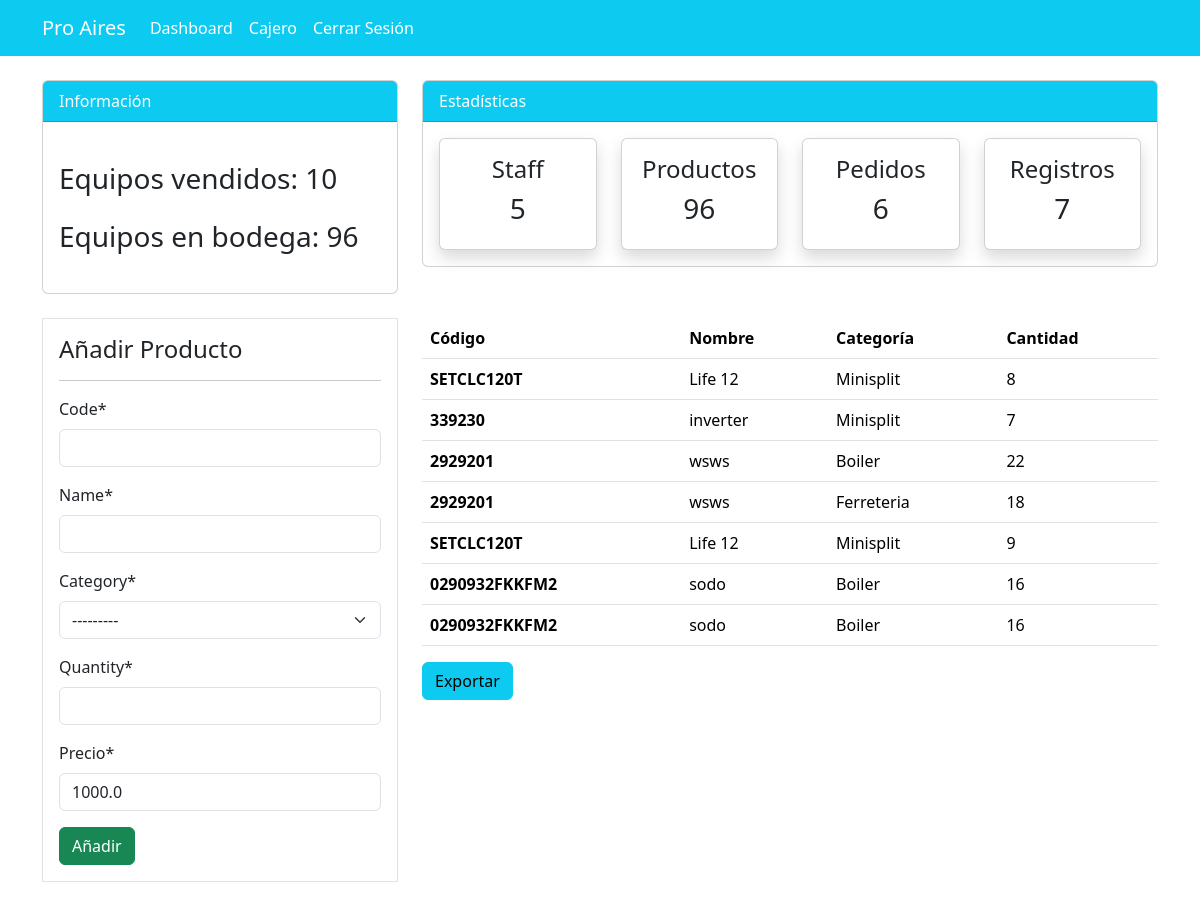
Page /producto/ (signed in) on the committed database.
### dashboard/models.py (models this page shows, shortened)
class Producto(models.Model):
    code = models.CharField(max_length=20)
    name = models.CharField(max_length=100)
    category = models.CharField(max_length=20, choices=CATEGORY)
    quantity = models.PositiveIntegerField()
    precio = models.DecimalField(max_digits=20, decimal_places=2, default=1000.00)
    created_at = models.DateTimeField(auto_now_add=True)
    updated_at = models.DateTimeField(auto_now=True)
    price_update = models.DateTimeField(default=None, null=True, blank=True)

### dashboard/views.py (the view)
# urls.py: path('producto/', views.producto, name='dashboard-producto'),
@login_required
def producto(request):
    items = Producto.objects.all()
    items_count = items.count()
    total_quantity = items.aggregate(Sum('quantity'))['quantity__sum']
    workers_count = User.objects.count()
    orders_count = Order.objects.count()
    total_order_quantity = Order.objects.aggregate(Sum('order_quantity'))['order_quantity__sum']
    if request.method == 'POST':
        form = ProductoForm(request.POST)
        if form.is_valid():
            form.save()
            producto_name = form.cleaned_data.get('name')
            messages.success(request, f'{producto_name} se ha añadido correctamente')
            return redirect('dashboard-producto')
    else:
        form = ProductoForm()
    context = {
        'items': items,
        'form' : form,
        'workers_count': workers_count,
        'items_count': items_count,
        'orders_count': orders_count,
        'total_quantity': total_quantity,
        'total_order_quantity':total_order_quantity ,
    }
    return render(request, 'dashboard/producto.html', context)

### dashboard/forms.py
class ProductoForm(forms.ModelForm):
    class Meta:
        model = Producto
        fields = ['code', 'name', 'category', 'quantity', 'precio']

### templates/dashboard/producto.html (shortened to what this page needs)
{% extends 'partials/base.html'%}
{% load crispy_forms_tags %}
{% block content %}
{% include 'partials/topnav.html' %}
    <div class="container">
        <div class="row my-4">
            <div class="col-md-4">
                <div class="border bg-white p-3">
                    <h4>Añadir Producto</h4>
                    <hr>
                    <form method ="POST">
                        {{form|crispy }}
                        <input class="btn btn-success btn-block" type="submit" value="Añadir">
                    </form>
                </div>
            </div>
            <div class="col-md-8">
                <table class="table bg-white">
                    <thead class="bg-info">
                        <tr class="text-white">
                            <th scope="col">Código</th>
                            <th scope="col">Nombre</th>
                            <th scope="col">Categoría</th>
                            <th scope="col">Cantidad</th>
                        </tr>
                    </thead>
                    <tbody>
                        {% for item in items %}
                        <tr>
                            <th scope="row">{{ item.code }}</th>
                            <td>{{ item.name }}</td>
                            <td>{{ item.category }}</td>
                            <td>{{ item.quantity }}</td>
                        {% endfor %}
                    </tbody>
                </table>
                <h3 class="btn btn-info">
                    <a class="nav-link" href="{% url 'dashboard-producto-csv' %}"> Exportar </a>
                </h3>
            </div>
        </div>
    </div>
{% endblock %}

### templates/partials/base.html (shortened to what this page needs)
{% load static %}
<!doctype html>
<html lang="en">
  <head>
    <link rel="stylesheet" href="{% static '/style.css' %}">
    <link href="https://cdn.jsdelivr.net/npm/bootstrap@5.3.2/dist/css/bootstrap.min.css" rel="stylesheet">
  </head>
  <body>
    {% include 'partials/nav.html' %}
    {% block content %}
    {% endblock %}
</body>
</html>

### templates/partials/nav.html (shortened to what this page needs)
 <nav class="navbar navbar-expand-lg navbar-info bg-info">
    {% if user.is_authenticated %}
    <div class="container" color="blue">
        <a class="navbar-brand text-white" href="{% url 'dashboard-index' %}">Pro Aires</a>
        <div class="collapse navbar-collapse" id="navbarSupportedContent">
            <ul class="navbar-nav mr-auto">
                <li class="nav-item active">
                    <a class="nav-link text-white" href="{% url 'dashboard-index' %}">  Dashboard </a>
                </li>
            </ul>
            <ul class="navbar-nav ml-auto">
                <li class="nav-item active">
                    <a class="nav-link text-white" href="{% url 'user-profile' %}">{{user.username}}</a>
                </li>
                <li class="nav-item">
                    <a class="nav-link text-white" href="{% url 'user-logout' %}"> Cerrar Sesión</a>
                </li>
            </ul>
            {% endif %}
        </div>
    </div>
</nav>

### templates/partials/topnav.html (shortened to what this page needs)
<div class="container">
    <div class="row mt-4">
        <div class="col-md-4">
            <div class="card">
                <div class="card-header bg-info text-white">
                    Información
                </div>
                <div class="card-body">
                    <h3 class="my-4"> Equipos vendidos: {{ total_order_quantity }} </h3>
                    <h3 class="my-4"> Equipos en bodega: {{ total_quantity }} </h3>
                </div>
            </div>
        </div>
        <div class="col-md-8">
            <div class="card">
                <div class="card-header bg-info text-white">
                    Estadísticas
                </div>
                <div class="card-body">
                    <div class="row">
                        <div class="col-md-3">
                            <a class="text-decoration-none text-dark" href="{% url 'dashboard-staff' %}">
                                <div class="card my-card shadow text-center p-3">
                                    <h4>Staff</h4>
                                    <h3>{{ workers_count }}</h3>
                                </div>
                            </a>
                        </div>
                        <div class="col-md-3">
                            <a class="text-decoration-none text-dark" href="{% url 'dashboard-producto' %}">
                                <div class="card my-card shadow text-center p-3">
                                    <h4>Productos</h4>
                                    <h3>{{ total_quantity }}</h3>
                                </div>
                            </a>
                        </div>
                        <div class="col-md-3">
                            <a class="text-decoration-none text-dark" href="{% url 'dashboard-order' %}">
                                <div class="card my-card shadow text-center p-3">
                                    <h4>Pedidos</h4>
                                    <h3>{{ orders_count }}</h3>
                                </div>
                            </a>
                        </div>
                        <div class="col-md-3">
                            <a class="text-decoration-none text-dark" href="{% url 'dashboard-precio' %}">
                                <div class="card my-card shadow text-center p-3">
                                    <h4>Registros</h4>
                                    <h3>{{ items_count }}</h3>
                                </div>
                            </a>
                        </div>
                    </div>
                </div>
            </div>
        </div>
    </div>
</div>

### static/style.css (style rules this page uses)
body { background: rgb(230, 227, 227); }

### rows in the picture
Producto: code "SETCLC120T", name "Life 12", category "Minisplit", quantity "8"
Producto: code "339230", name "inverter", category "Minisplit", quantity "7"
Producto: code "2929201", name "wsws", category "Boiler", quantity "22"
Producto: code "2929201", name "wsws", category "Ferreteria", quantity "18"
Producto: code "SETCLC120T", name "Life 12", category "Minisplit", quantity "9"
Producto: code "0290932FKKFM2", name "sodo", category "Boiler", quantity "16"
Producto: code "0290932FKKFM2", name "sodo", category "Boiler", quantity "16"

### other values in the picture
{{ user.username }} "Cajero"
{{ total_order_quantity }} "10"
{{ total_quantity }} "96"
{{ workers_count }} "5"
{{ orders_count }} "6"
{{ items_count }} "7"
